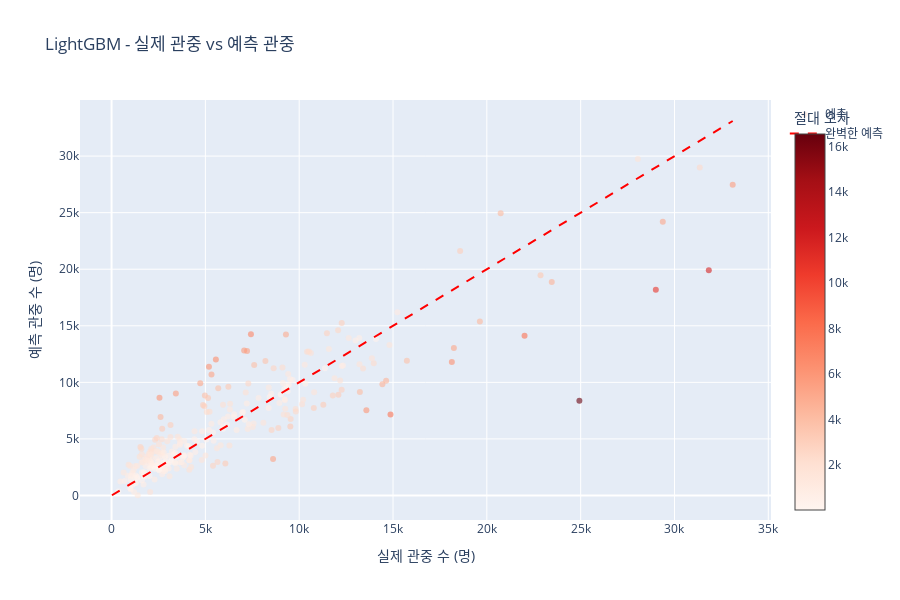

Write notebook code for a chart like this one.
### Code cell
# Plotly 시각화: 실제 vs 예측 산점도
fig = go.Figure()

# 산점도
fig.add_trace(
    go.Scatter(
        x=df_predictions['Actual'],
        y=df_predictions['Predicted'],
        mode='markers',
        name='예측',
        marker=dict(
            size=6,
            color=df_predictions['Error'].abs(),
            colorscale='Reds',
            showscale=True,
            colorbar=dict(title='절대 오차'),
            opacity=0.6
        ),
        hovertemplate='<b>실제: %{x:,}명</b><br>예측: %{y:,}명<br>오차: %{customdata:,.0f}명<extra></extra>',
        customdata=df_predictions['Error']
    )
)

# 완벽한 예측선 (y=x)
min_val = min(df_predictions['Actual'].min(), df_predictions['Predicted'].min())
max_val = max(df_predictions['Actual'].max(), df_predictions['Predicted'].max())
fig.add_trace(
    go.Scatter(
        x=[min_val, max_val],
        y=[min_val, max_val],
        mode='lines',
        name='완벽한 예측',
        line=dict(color='red', width=2, dash='dash'),
        showlegend=True
    )
)

fig.update_layout(
    title=f'{best_model_name} - 실제 관중 vs 예측 관중',
    xaxis_title='실제 관중 수 (명)',
    yaxis_title='예측 관중 수 (명)',
    height=600,
    hovermode='closest'
)

fig.show()

### Figure 1 — Plotly figure (JSON) as saved in the notebook; plotly's stock layout.template omitted (floating-point values rounded to 4 significant figures; data arrays with more than 128 entries replaced by an {"elided": "..."} marker saying what was removed)
{"data": [{"customdata": {"elided": "279 float values"}, "hovertemplate": "<b>실제: %{x:,}명</b><br>예측: %{y:,}명<br>오차: %{customdata:,.0f}명<extra></extra>", "marker": {"color": {"elided": "279 float values"}, "colorbar": {"title": {"text": "절대 오차"}}, "colorscale": [[0, "rgb(255,245,240)"], [0.125, "rgb(254,224,210)"], [0.25, "rgb(252,187,161)"], [0.375, "rgb(252,146,114)"], [0.5, "rgb(251,106,74)"], [0.625, "rgb(239,59,44)"], [0.75, "rgb(203,24,29)"], [0.875, "rgb(165,15,21)"], [1, "rgb(103,0,13)"]], "opacity": 0.6, "showscale": true, "size": 6}, "mode": "markers", "name": "예측", "type": "scatter", "x": {"elided": "279 int values"}, "y": {"elided": "279 float values"}}, {"line": {"color": "red", "dash": "dash", "width": 2}, "mode": "lines", "name": "완벽한 예측", "showlegend": true, "type": "scatter", "x": [21.31, 33103], "y": [21.31, 33103]}], "layout": {"height": 600, "hovermode": "closest", "title": {"text": "LightGBM - 실제 관중 vs 예측 관중"}, "xaxis": {"title": {"text": "실제 관중 수 (명)"}}, "yaxis": {"title": {"text": "예측 관중 수 (명)"}}}}
